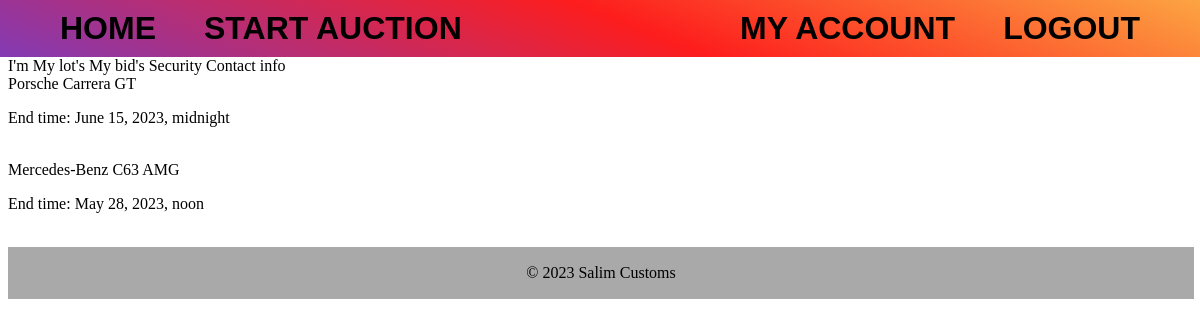
The page /profile/bids (signed in) on the database its author committed.
### axaxa/models.py (models this page shows, shortened)
class Cars(models.Model):
    user = models.ForeignKey(User, on_delete=models.SET_DEFAULT, default=1, related_name="lots")
    brand = models.CharField(max_length=25, null=False)
    model = models.CharField(max_length=50, null=False)
    generation = models.CharField(max_length=10, null=False)
    body = models.CharField(max_length=20, null=False)
    description = models.TextField()
    time_create = models.DateTimeField(auto_now_add=True)
    time_end = models.DateTimeField(null=False)
    start_price = models.IntegerField(null=False, validators=[MinValueValidator(0)])
    bid = models.IntegerField(null=True)
    bid_holder = models.ForeignKey(User, on_delete=models.PROTECT, null=True, related_name="bids")
    is_active = models.BooleanField(default=True)
    photo = models.ImageField(upload_to="photos/%Y/%m/%d/", verbose_name="Фото", null=True)
    slug = models.SlugField(max_length=255, unique=False, db_index=True, verbose_name="URL")
    class Meta:
        ordering = ['-time_create']

### axaxa/views.py (the view)
# urls.py: path('profile/bids', profile_bids, name='profile_bids'),
@login_required
def profile_bids(request):
    context = {'bids': Cars.objects.filter(bid_holder=request.user)}
    return render(request, 'axaxa/profile_bids.html', context=context)

### axaxa/templates/axaxa/profile_bids.html
{% extends 'axaxa/profile_base.html' %}
{% block profile_content %}
    {% for bid in bids %}
        <a href="{% url 'post' bid.slug %}"> {{ bid.brand }} {{ bid.model }}</a>
        <p>End time: {{ bid.time_end }}</p>
        <br>
    {% endfor %}
{% endblock %}

### axaxa/static/css/styles.css (style rules this page uses)
p { overflow: hidden; }
p { position: relative; }
p::after { content: ""; bottom: 0; right: 0; height: 0.5em; width: 100%; background: linear-gradient(to bottom, rgba(255, 255, 255, 0) 0%, rgba(255, 255, 255, 1) 70%); }
a { color: black; text-decoration: none; position: relative; }
a:after { content: ''; display: block; height: 2px; width: 0; background-color: black; position: absolute; bottom: 0; right: 0; transition: width 0.3s ease-in-out, left 0.3s ease-in-out; }

### rows shown on the page
Cars: brand "Porsche", model "Carrera GT", time_end "June 15, 2023, midnight"
Cars: brand "Mercedes-Benz", model "C63 AMG", time_end "May 28, 2023, noon"
